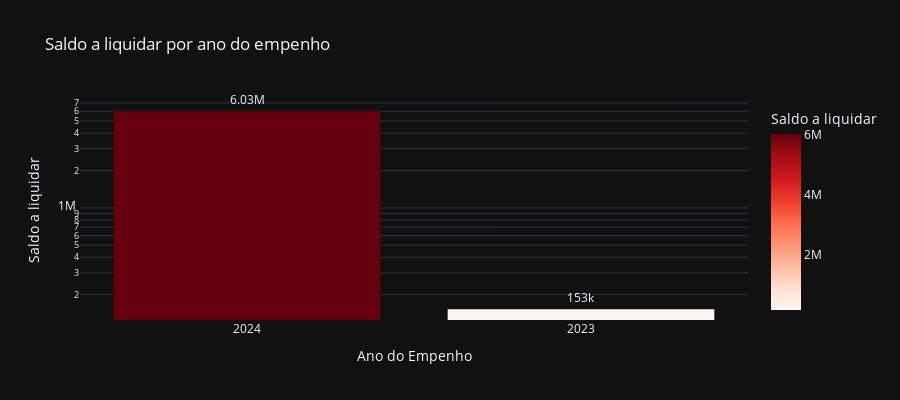

The notebook cell saved with this chart:
### Code cell
# Saldo a liquidar por ano
cols = ['ANO', 'A_LIQUIDAR']

df_aux = df.loc[:, cols].groupby('ANO').sum().sort_values(by= 'A_LIQUIDAR', ascending=False).reset_index()
df_aux = df_aux[df_aux['A_LIQUIDAR'] > 0]
fig = px.bar(df_aux, 
             x='ANO', 
             y='A_LIQUIDAR',
             title='Saldo a liquidar por ano do empenho',
             labels={'ANO':'Ano do Empenho', 'A_LIQUIDAR':'Saldo a liquidar'},
             text_auto='.3s',
             height=400,
             log_y=True,
             color='A_LIQUIDAR',
             color_continuous_scale = 'reds',
             template='plotly_dark')
fig.update_traces(textposition = 'outside', cliponaxis = False, hovertemplate=None)
fig.update_layout(hovermode="x unified")

fig.show()

### Figure 1 — Plotly figure (JSON) as saved in the notebook; plotly's stock layout.template omitted (floating-point values rounded to 4 significant figures)
{"data": [{"alignmentgroup": "True", "cliponaxis": false, "legendgroup": "", "marker": {"color": [6034000.0, 153200.0], "coloraxis": "coloraxis", "pattern": {"shape": ""}}, "name": "", "offsetgroup": "", "orientation": "v", "showlegend": false, "textposition": "outside", "texttemplate": "%{y:.3s}", "type": "bar", "x": ["2024", "2023"], "xaxis": "x", "y": [6034000.0, 153200.0], "yaxis": "y"}], "layout": {"barmode": "relative", "coloraxis": {"colorbar": {"title": {"text": "Saldo a liquidar"}}, "colorscale": [[0, "rgb(255,245,240)"], [0.125, "rgb(254,224,210)"], [0.25, "rgb(252,187,161)"], [0.375, "rgb(252,146,114)"], [0.5, "rgb(251,106,74)"], [0.625, "rgb(239,59,44)"], [0.75, "rgb(203,24,29)"], [0.875, "rgb(165,15,21)"], [1, "rgb(103,0,13)"]]}, "height": 400, "hovermode": "x unified", "legend": {"tracegroupgap": 0}, "title": {"text": "Saldo a liquidar por ano do empenho"}, "xaxis": {"anchor": "y", "domain": [0, 1], "title": {"text": "Ano do Empenho"}}, "yaxis": {"anchor": "x", "domain": [0, 1], "title": {"text": "Saldo a liquidar"}, "type": "log"}}}
